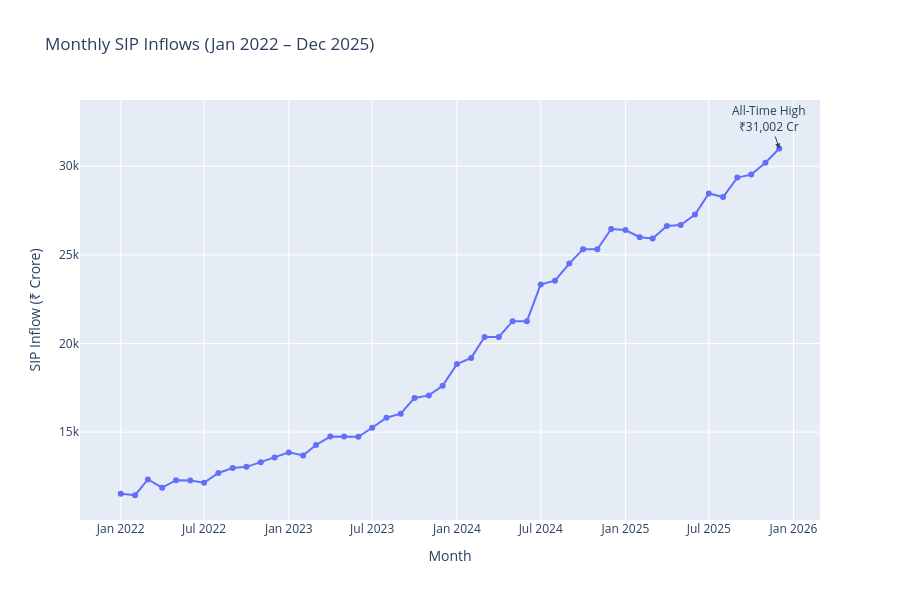

The cell this chart's notebook holds for it:
### Code cell
fig = px.line(
    sip,
    x='month',
    y='sip_inflow_crore',
    markers=True,
    title='Monthly SIP Inflows (Jan 2022 – Dec 2025)'
)

fig.add_annotation(
    x=max_row['month'],
    y=max_row['sip_inflow_crore'],
    text=f"All-Time High<br>₹{max_row['sip_inflow_crore']:,.0f} Cr",
    showarrow=True,
    arrowhead=2
)

fig.update_layout(
    xaxis_title='Month',
    yaxis_title='SIP Inflow (₹ Crore)',
    height=600
)

fig.show()
fig.write_html("exported_charts/sip_inflow_trend.html")
